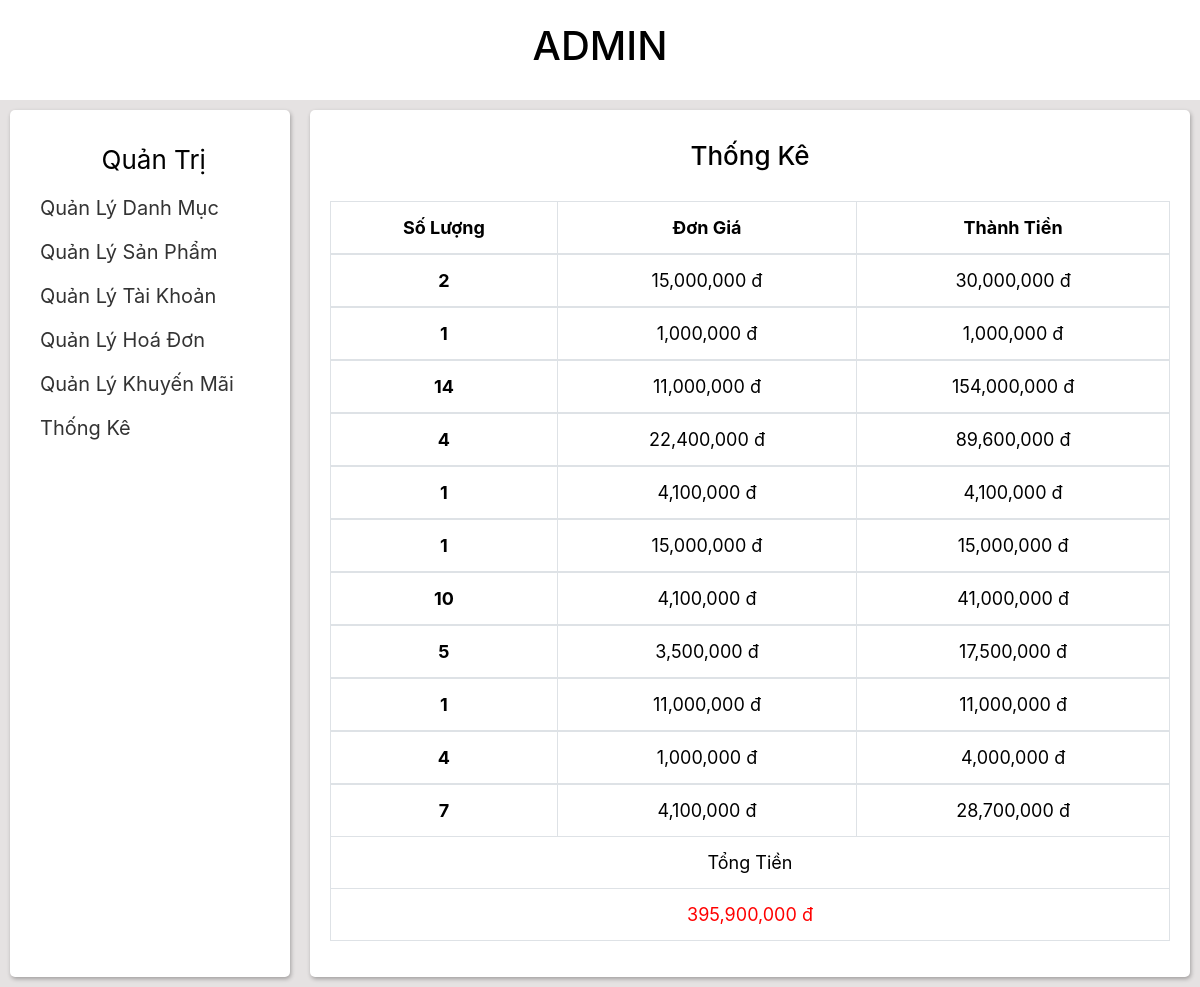
The page /admin/thongke/thongkedoanhthu.php on the database its author committed.
### tables this page shows
CREATE TABLE `chi_tiet_hoa_don` (
  `MaHD` int(10) NOT NULL,
  `MaSP` varchar(10) NOT NULL,
  `SoLuong` int(255) NOT NULL,
  `DonGia` int(255) NOT NULL,
  `TyLeKM` varchar(255) NOT NULL,
  `TyLeThue` varchar(255) NOT NULL
);

### admin/thongke/thongkedoanhthu.php (the view, shortened to what this page needs)
<!DOCTYPE html>
<html>
	<head>
		<link rel="stylesheet" href="https://cdn.jsdelivr.net/npm/bootstrap@4.0.0/dist/css/bootstrap.min.css">
		<link rel="stylesheet" type="text/css" href="../../style/styleAdmin.css">
	</head>
	<body>
		<div class="header">
				<h1>ADMIN</h1>
		</div>
		<div class="wrap">
			<div class="navbar">
				<div class="navbar-wrap">
					<div class="navbar-user">
						<span>Quản Trị</span>
					</div>
					<div>
						<ul class="navbar-item">
							<li class="navbar-item-li">
								<a class="navbar-item-link" href="../quanlydanhmuc/quanlydanhmuc.php">Quản Lý Danh Mục</a>
							</li>
							<li class="navbar-item-li">
								<a class="navbar-item-link" href="../quanlysanpham/quanlysanpham.php" >Quản Lý Sản Phẩm</a>
							</li>
							<li class="navbar-item-li">
								<a class="navbar-item-link" href="../quanlytaikhoan/quanlytaikhoan.php" >Quản Lý Tài Khoản</a>
							</li>
							<li class="navbar-item-li">
								<a class="navbar-item-link" href="../quanlyhoadon/quanlyhoadon.php" >Quản Lý Hoá Đơn</a>
							</li>
							<li class="navbar-item-li">
								<a class="navbar-item-link" href="../quanlykhuyenmai/quanlykhuyenmai.php" >Quản Lý Khuyến Mãi</a>
							</li>
							<li class="navbar-item-li">
								<a class="navbar-item-link" href="#" >Thống Kê</a>
							</li>
						</ul>
					</div>
				</div>
			</div>
			<div class="container">
					<?php
						include'../connect.php';
						$sql_xemhd="SELECT *FROM chi_tiet_hoa_don" ;
						$result_hd=mysqli_query($conn,$sql_xemhd);
					?>
				<div class="container-wrap">
					<h1 class="container-header">
						Thống Kê
					</h1>
					<table class="table table-bordered">
					  <thead>
					    <tr>
					      <th scope="col">Số Lượng</th>
					      <th scope="col">Đơn Giá</th>
					      <th scope="col">Thành Tiền</th>
					    </tr>
					  </thead>
					<?php
					$total_price = 0;
					while ($data=mysqli_fetch_array($result_hd)) {
						if(($data['SoLuong'] && $data['SoLuong'])==true){
							$total_price += ($data['SoLuong'] * $data['DonGia']);
						}
					?>
					  <tbody>
					    <tr>
					      <th scope="row"><?php echo $data['SoLuong'];?></th>
					      <td><?php echo number_format($data ['DonGia']);?> đ</td>
					      <td><?php echo number_format($data['SoLuong'] * $data['DonGia']);?> đ</td>
					    </tr>
					    <?php
						}
						?>
						 <tr>
					    	 <td colspan="3">Tổng Tiền</td>
					    </tr>
					    <tr>
					    	 <td style="color: red;" colspan="3"><?php echo number_format($total_price);?> đ</td>
					    </tr>
					  </tbody>
					</table>
				</div>
			</div>
		</div>
	</body>
</html>

### style/styleAdmin.css (style rules this page uses)
* { padding: 0; margin: 0; box-sizing: border-box; }
body { font-size: 62.5%; height: 100vh; width: 100%; color: black; }
a { text-decoration: none; font-size: 20px; padding: 10px; transition: 0.3s ease; color: #333; }
ul li { list-style: none; }
.header { height: 100px; display: flex; align-items: center; justify-content: center; }
.wrap { display: flex; justify-content: center; background-color: #e5e2e2; min-height: 100vh; }
.navbar { width: 25%; padding: 10px; }
.navbar-item-li { margin: 14px 0; }
.navbar-wrap, .container-wrap { padding: 20px; width: 100%; height: 100%; background-color: white; border-radius: 5px; box-shadow: 1px 2px 4px rgba(0, 0, 0, 0.3); }
.navbar-user, .container-header { margin: 10px 0; text-align: center; font-size: 26px; }
.container-wrap { text-align: center; }
.container { width: 75%; padding: 10px; }
.container-header { margin-bottom: 30px; }
.table-bordered { font-size: 18px; }

### rows shown on the page
chi_tiet_hoa_don: SoLuong "2", DonGia "15,000,000", $data['SoLuong'] * $data['DonGia'] "30,000,000"
chi_tiet_hoa_don: SoLuong "1", DonGia "1,000,000", $data['SoLuong'] * $data['DonGia'] "1,000,000"
chi_tiet_hoa_don: SoLuong "14", DonGia "11,000,000", $data['SoLuong'] * $data['DonGia'] "154,000,000"
chi_tiet_hoa_don: SoLuong "4", DonGia "22,400,000", $data['SoLuong'] * $data['DonGia'] "89,600,000"
chi_tiet_hoa_don: SoLuong "1", DonGia "4,100,000", $data['SoLuong'] * $data['DonGia'] "4,100,000"
chi_tiet_hoa_don: SoLuong "1", DonGia "15,000,000", $data['SoLuong'] * $data['DonGia'] "15,000,000"
chi_tiet_hoa_don: SoLuong "10", DonGia "4,100,000", $data['SoLuong'] * $data['DonGia'] "41,000,000"
chi_tiet_hoa_don: SoLuong "5", DonGia "3,500,000", $data['SoLuong'] * $data['DonGia'] "17,500,000"
chi_tiet_hoa_don: SoLuong "1", DonGia "11,000,000", $data['SoLuong'] * $data['DonGia'] "11,000,000"
chi_tiet_hoa_don: SoLuong "4", DonGia "1,000,000", $data['SoLuong'] * $data['DonGia'] "4,000,000"
chi_tiet_hoa_don: SoLuong "7", DonGia "4,100,000", $data['SoLuong'] * $data['DonGia'] "28,700,000"

### other values the page prints
$total_price "395,900,000"
